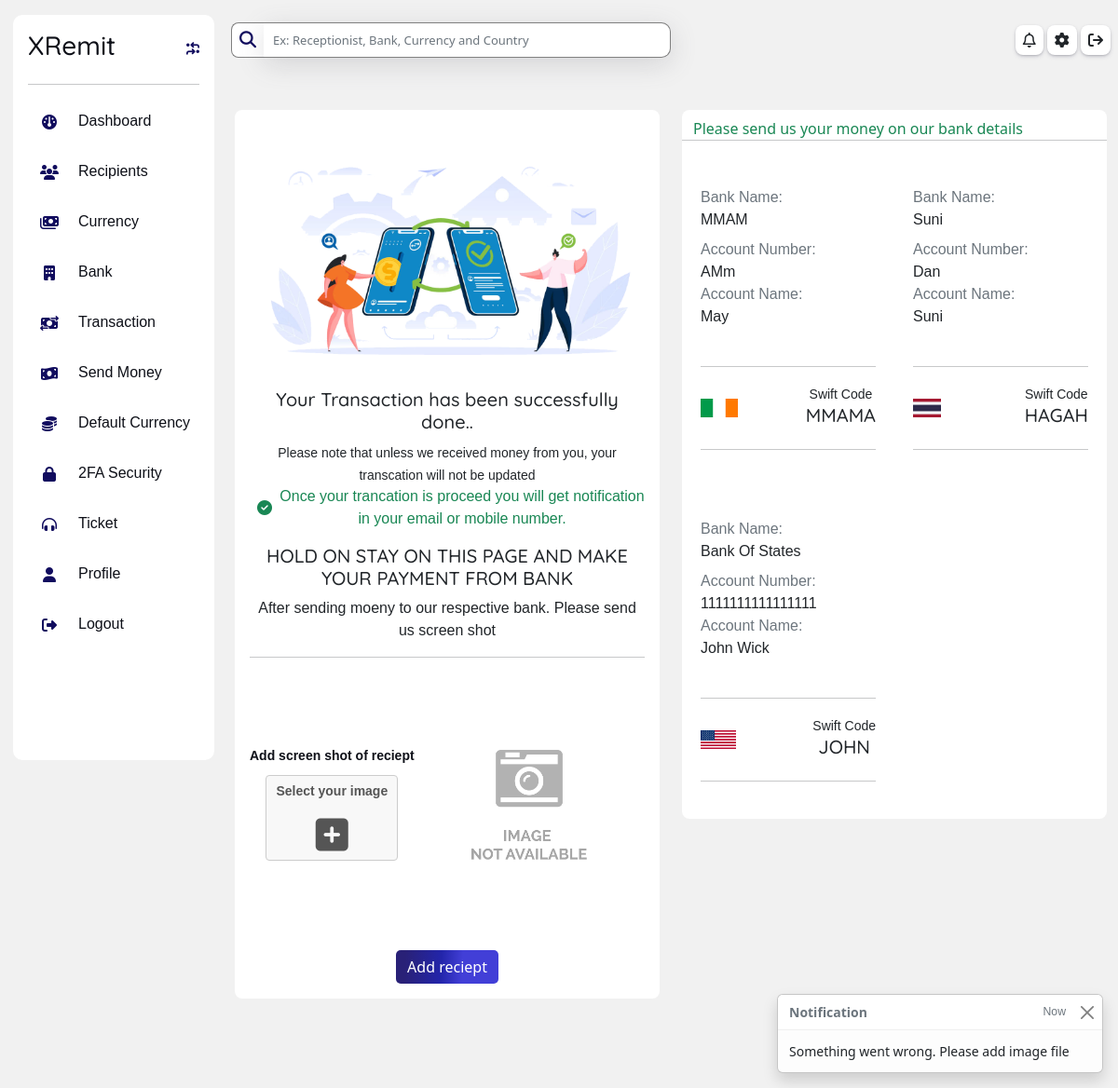
Before: /customer/complete-transaction/4 with the older database file.
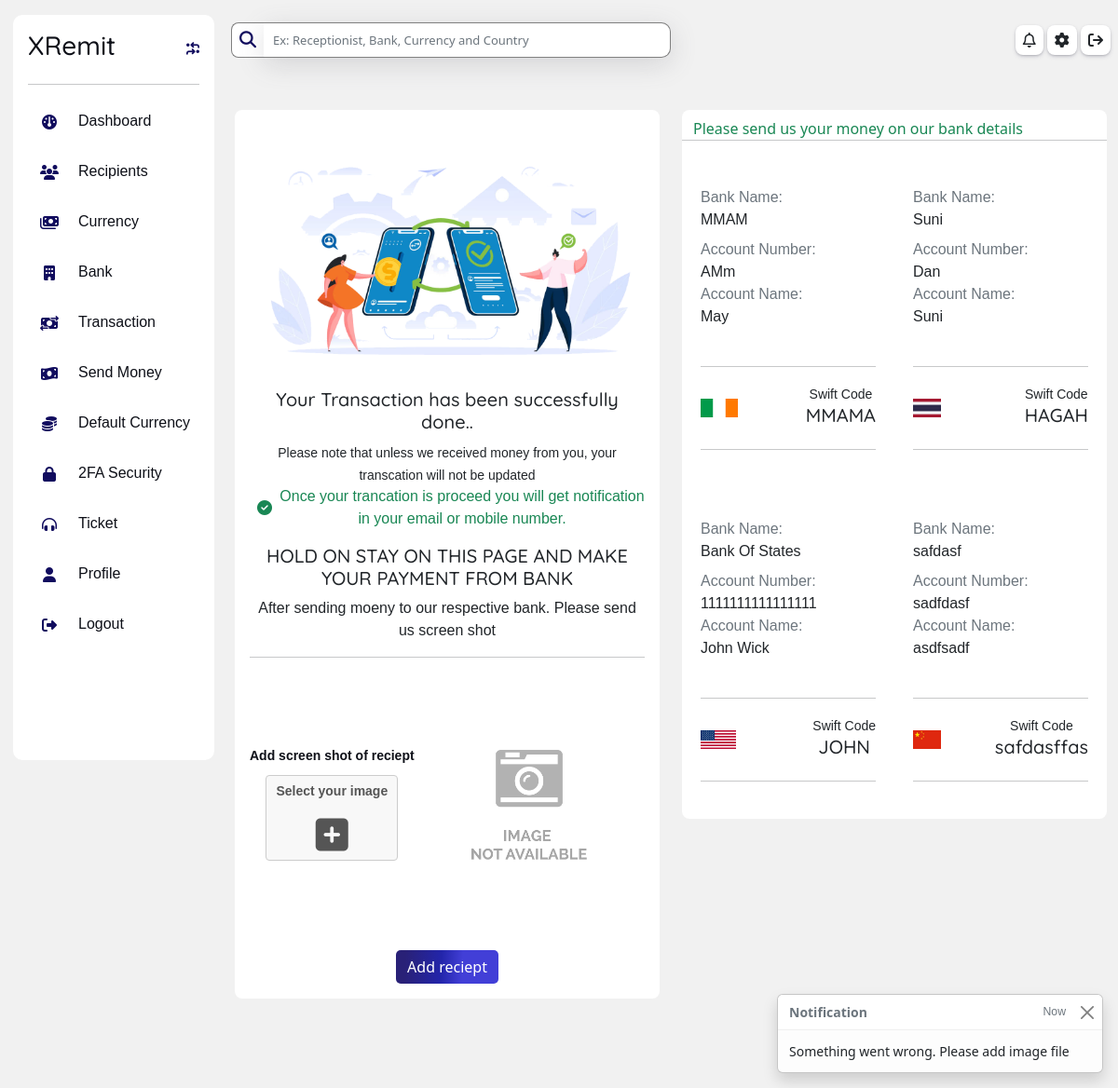
After: the same page with the newer database file.
### homepage/models.py (models this page shows, shortened)
class AdminBankAccount(models.Model):
    account_name = models.CharField(max_length=300)
    account_number = models.CharField(max_length=500)
    branch = models.CharField(max_length=200)
    bank_name = models.CharField(max_length=200)
    country = models.ForeignKey(Country, related_name='admin_country_bank', on_delete=models.CASCADE)
    swift_code = models.CharField(max_length=200)

class Country(models.Model):
    name = models.CharField(max_length=200)
    flag_img = models.ImageField(upload_to ="flag/", null = True, blank = True)
    created_at = models.DateTimeField(auto_now_add= True)
    updated_at = models.DateTimeField(auto_now=True)

### customer/views.py (the view)
# urls.py: path('complete-transaction/<int:id>', views.completePayment, name ="completePayment"),
def completePayment(request, id):
    dist = {
        'adminBank':AdminBankAccount.objects.all()
    }
    trans = Transaction.objects.get(id = id)
    if request.method == 'POST':
        screen_shot = request.FILES['screenshot']
        ScreenShot.objects.create(transaction = trans, image = screen_shot)
        messages.success(request, "Successfully added payment receipt")
        return HttpResponseRedirect(reverse('customer:transaction'))
    else:
        messages.success(request, "Something went wrong. Please add image file")
    return render(request, "customer/complete.html", dist)

### template/customer/complete.html (shortened to what the changed rows need)
{% extends 'customer/dashboard.html' %}
{% load static %}
{% block inside %}
<div class="row p-0 m-0 mt-3">
    <div class="row p-0 m-0 mt-3">
        <div class="col-12 col-lg-6 mt-3">
            <div id="login-card" class="row m-0" >
                {% for i in adminBank  %}
                <div class="col-12 col-lg-6">
                    <div class="p-2 mb-3" id="login-card"  onclick="toggleBorder(this, '{{i.id}}')" >
                        <div>
                            <span class="p-2" >
                                <p class="text-secondary p-0 m-0">
                                    Bank Name:
                                </p>
                                <p class="text-dark p-0 m-0">
                                    {{i.bank_name}}
                                </p>
                                <div class="mt-2">
                                    <p class="text-secondary p-0 m-0">
                                        Account Number:
                                    </p>
                                    <p class="m-0 p-0">
                                        {{i.account_number}}
                                    </p>
                                </div>
                                <div class="">
                                    <p class="text-secondary p-0 m-0">
                                        Account Name:
                                    </p>
                                    <p class="p-0 m-0">
                                        {{i.account_name}}
                                    </p>
                                </div>
                            </span>
                        </div>
                        <hr>
                        <div class="text-center d-flex justify-content-between">
                            {% if i.country.flag_img %}
                                <img class="my-auto" src="{{i.country.flag_img.url}}" alt="" height="20px" width="auto%">
                            {% endif %}
                            <div class="my-auto">
                                <small>Swift Code</small>
                                <h5>
                                    {{i.swift_code}}
                                </h5>
                            </div>
                        </div>
                        <hr>
                    </div>
                </div>
                {% endfor %}
            </div>
        </div>
    </div>
</div>
{% endblock inside %}

Changed rows visible on the page:
added AdminBankAccount: bank_name "safdasf", account_number "sadfdasf", account_name "asdfsadf", country.flag_img (picture), swift_code "safdasffas"
